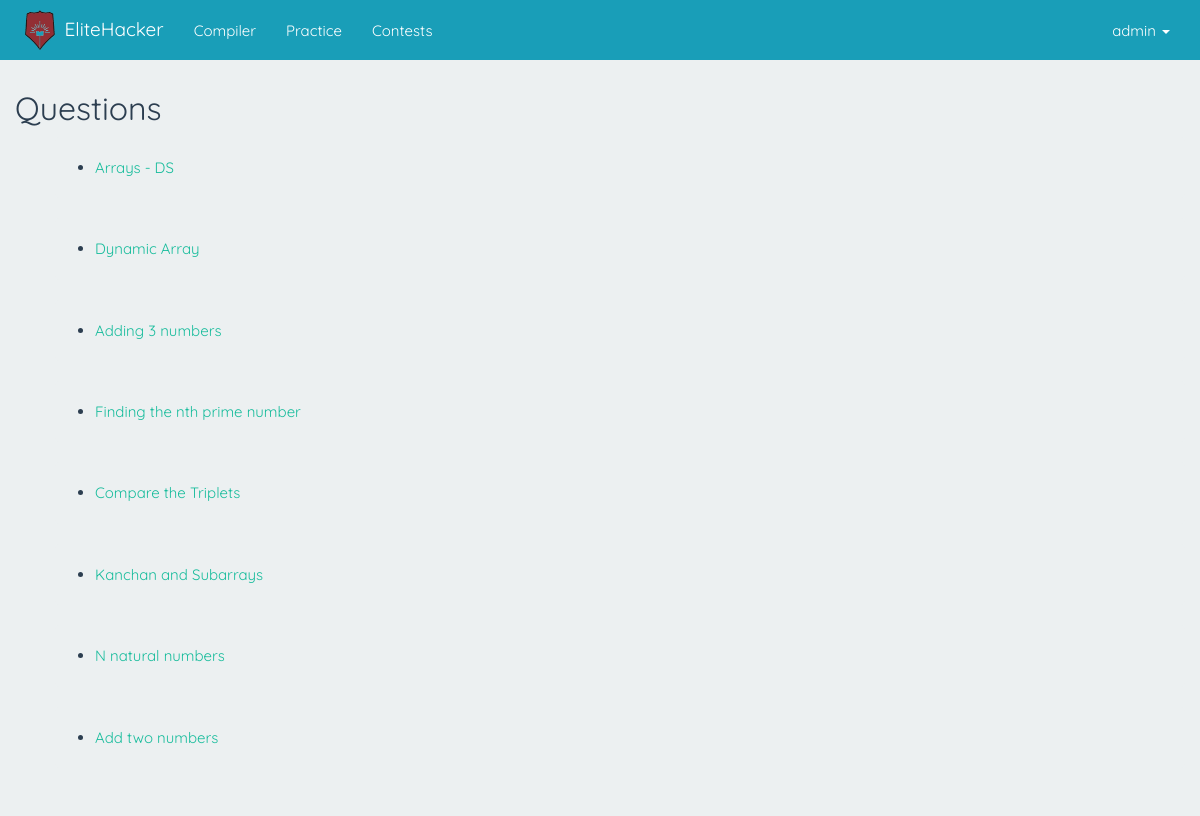
Page /practice/allquestions/ (signed in) on the committed database.
### practice/models.py (models this page shows, shortened)
class Question(models.Model):
    track = models.ForeignKey(Track,on_delete=models.CASCADE)
    title = models.CharField(max_length=400)
    description = models.TextField(max_length=1000,null=True)
    testcases = models.TextField(max_length=100)
    testcases_output = models.TextField(max_length=100,default="")
    explanation = models.TextField(max_length=1000,blank=True,null=True)
    inputs = models.TextField(max_length=50000)
    output = models.TextField(max_length=10000)
    points = models.PositiveIntegerField(default=settings.DEFAULT_POINTS)
    right_count = models.PositiveIntegerField(default=0)
    wrong_count = models.PositiveIntegerField(default=0)

### practice/views.py (the view)
class QuestionList(ListView):
    model = Question

### practice/templates/question_list.html
{% extends "base.html" %}
{% block content %}
    <h2>Questions</h2>
    <ul>
        {% for question in object_list %}
            <div class="well" ><li style="margin-left: 20px"><a href="{% url 'question-detail' question.id %}">{{ question.title }}
            </a></li></div>
        {% endfor %}
    </ul>
{% endblock %}

### compiler/templates/base.html (shortened to what this page needs)
<!DOCTYPE HTML PUBLIC "-//W3C//DTD HTML 4.01 Transitional//EN"
        "http://www.w3.org/TR/html4/loose.dtd">
<html>
<head>
    {% load staticfiles %}
    <link href="{% static 'compiler/css/bootstrap.min.css' %}" rel="stylesheet" type="text/css"/>
    <link href="{% static 'compiler/css/theme.css' %}" rel="stylesheet" type="text/css"/>
</head>
<body>
   <nav  class="navbar navbar-inverse navbar-fixed-top" style="background: #199EB8">
      <div class="container">
        <div class="navbar-header">
          <a style="padding:0" class="navbar-brand" href="/">
              <img style="padding:10px;" src="{% static 'compiler/image/DY_PATIL_LOGO.png' %}" height="100%"/>
          </a>
          <a class="navbar-brand" href="/">EliteHacker</a>
        </div>
        <div id="navbar" class="collapse navbar-collapse">
          <ul class="nav navbar-nav">
            <li><a href="{% url 'compiler' %}">Compiler</a></li>
            <li><a href="{% url 'alltracks' %}">Practice</a></li>
            <li><a href="{% url 'contests' %}">Contests</a></li>
          </ul>
          <ul class="nav navbar-nav navbar-right">
            {% if user.is_authenticated %}
                <li class="dropdown">
                    <a href="#" class="dropdown-toggle" data-toggle="dropdown" role="button" aria-haspopup="true" aria-expanded="false">{{ user.username}} <span class="caret"></span></a>
                </li>
             {% else %}
                <li><a href="{% url 'account_login' %}">Login</a></li>
            {% endif %}
        </div>
      </div>
    </nav>
<div class="container-fluid">
        {% block content %}
        {% endblock %}
</div>
</body>
</html>

### compiler/static/compiler/css/theme.css (style rules this page uses)
body { font-family: 'Quicksand', sans-serif !important; padding-top: 70px; padding-bottom: 30px; background-color:#ecf0f1; }
body * { font-family: 'Quicksand', sans-serif; }
* { -webkit-transition-duration: 0.2s; -moz-transition-duration: 0.2s; -ms-transition-duration: 0.2s; -o-transition-duration: 0.2s; transition-duration: 0.2s; }

### rows in the picture
Question: title "Arrays - DS"
Question: title "Dynamic Array"
Question: title "Adding 3 numbers"
Question: title "Finding the nth prime number"
Question: title "Compare the Triplets"
Question: title "Kanchan and Subarrays"
Question: title "N natural numbers"
Question: title "Add two numbers"

### other values in the picture
{{ user.username }} "admin"
